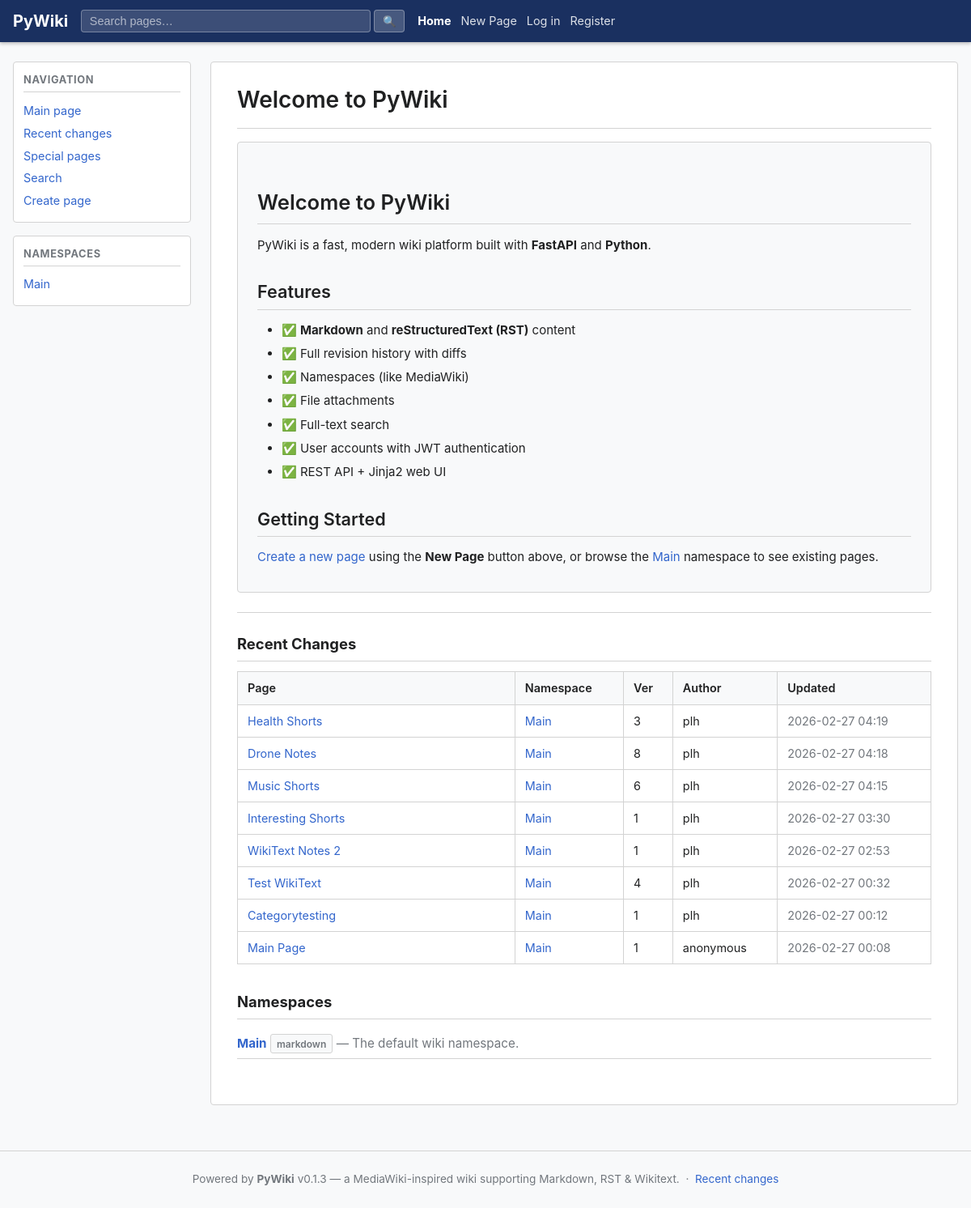
The page / on the database its author committed.
### app/models/models.py (models this page shows, shortened)
class Namespace(Base):
    __tablename__ = "namespaces"
    id:             Mapped[str]        = _uuid_col(primary_key=True)
    name:           Mapped[str]        = mapped_column(String(128), unique=True, nullable=False, index=True)
    description:    Mapped[str]        = mapped_column(Text, default="", nullable=False)
    default_format: Mapped[str]        = mapped_column(String(16), default="markdown", nullable=False)
    created_at:     Mapped[datetime]   = mapped_column(DateTime(timezone=True), default=_utcnow)
    pages: Mapped[list["Page"]] = relationship(back_populates="namespace", cascade="all, delete-orphan")

class PageVersion(Base):
    __tablename__ = "page_versions"
    __table_args__ = (
        UniqueConstraint("page_id", "version", name="uq_page_versions_page_ver"),
        Index("ix_page_versions_page_latest", "page_id", "version"),
    )
    id:         Mapped[str]        = _uuid_col(primary_key=True)
    page_id:    Mapped[str]        = mapped_column(String(36), ForeignKey("pages.id", ondelete="CASCADE"), nullable=False, index=True)
    version:    Mapped[int]        = mapped_column(Integer, nullable=False)
    content:    Mapped[str]        = mapped_column(Text, nullable=False, default="")
    format:     Mapped[str]        = mapped_column(String(16), nullable=False, default="markdown")
    rendered:   Mapped[str | None] = mapped_column(Text, nullable=True)
    author_id:  Mapped[str | None] = mapped_column(String(36), ForeignKey("users.id"), nullable=True)
    comment:    Mapped[str]        = mapped_column(String(512), default="", nullable=False)
    created_at: Mapped[datetime]   = mapped_column(DateTime(timezone=True), default=_utcnow)
    page:   Mapped["Page"]       = relationship(back_populates="versions")
    author: Mapped["User | None"] = relationship(back_populates="page_versions")

class Page(Base):
    __tablename__ = "pages"
    __table_args__ = (
        UniqueConstraint("namespace_id", "slug", name="uq_pages_ns_slug"),
    )
    id:           Mapped[str]        = _uuid_col(primary_key=True)
    namespace_id: Mapped[str]        = mapped_column(String(36), ForeignKey("namespaces.id", ondelete="CASCADE"), nullable=False, index=True)
    title:        Mapped[str]        = mapped_column(String(512), nullable=False, index=True)
    slug:         Mapped[str]        = mapped_column(String(512), nullable=False, index=True)
    created_by:   Mapped[str | None] = mapped_column(String(36), ForeignKey("users.id"), nullable=True)
    created_at:   Mapped[datetime]   = mapped_column(DateTime(timezone=True), default=_utcnow)
    namespace:   Mapped["Namespace"]           = relationship(back_populates="pages")
    creator:     Mapped["User | None"]         = relationship(foreign_keys=[created_by])
    versions:    Mapped[list["PageVersion"]]   = relationship(
        back_populates="page",
        cascade="all, delete-orphan",
        order_by="PageVersion.version",
    )
    attachments: Mapped[list["Attachment"]]   = relationship(back_populates="page", cascade="all, delete-orphan")

class User(Base):
    __tablename__ = "users"
    id:           Mapped[str]  = _uuid_col(primary_key=True)
    username:     Mapped[str]  = mapped_column(String(64),  unique=True, nullable=False, index=True)
    email:        Mapped[str]  = mapped_column(String(255), unique=True, nullable=False, index=True)
    display_name: Mapped[str]  = mapped_column(String(128), nullable=False, default="")
    password_hash:Mapped[str]  = mapped_column(String(255), nullable=False)
    is_active:    Mapped[bool] = mapped_column(Boolean, default=True, nullable=False)
    is_admin:     Mapped[bool] = mapped_column(Boolean, default=False, nullable=False)
    created_at:   Mapped[datetime] = mapped_column(DateTime(timezone=True), default=_utcnow)
    updated_at:   Mapped[datetime] = mapped_column(DateTime(timezone=True), default=_utcnow, onupdate=_utcnow)
    page_versions: Mapped[list["PageVersion"]] = relationship(back_populates="author")
    attachments:   Mapped[list["Attachment"]]  = relationship(back_populates="uploaded_by_user")

### app/ui/views.py (the view)
@router.get("/", response_class=HTMLResponse)
async def home(request: Request, db: AsyncSession = Depends(get_db)):
    user, new_token = await _current_user(request, db)
    settings = get_settings()
    featured_page = None
    try:
        ns = await ns_svc.get_namespace_by_name(db, settings.default_namespace)
        page, ver = await page_svc.get_page(db, settings.default_namespace, "main-page")
        rendered = ver.rendered or render_markup(
            ver.content, ver.format,
            namespace=settings.default_namespace,
            base_url=settings.base_url,
        )
        featured_page = {"page": page, "rendered": rendered, "namespace": settings.default_namespace}
    except HTTPException:
        pass
    recent = await page_svc.get_recent_changes(db, limit=10)
    namespaces = await ns_svc.list_namespaces(db)
    resp = templates.TemplateResponse(
        request,
        "home.html",
        _ctx(user,
             featured_page=featured_page,
             recent=recent,
             namespaces=namespaces),
    )
    _apply_new_token(resp, new_token, settings.access_token_expire_minutes)
    return resp

### app/templates/home.html (shortened to what this page needs)
{% extends "base.html" %}
{% block sidebar_extra %}
<div class="sidebar-section">
  <h3>Namespaces</h3>
  <ul>
    {% for ns in namespaces %}
    <li><a href="/wiki/{{ ns.name }}">{{ ns.name }}</a></li>
    {% else %}
    <li><em>No namespaces yet</em></li>
    {% endfor %}
  </ul>
</div>
{% endblock %}
{% block content %}
<div class="page-header">
  <h1>Welcome to {{ site_name }}</h1>
</div>
{% if featured_page %}
<div class="featured-page wiki-content">
  {{ featured_page.rendered | safe }}
</div>
<hr />
{% endif %}
<section class="home-section">
  <h2>Recent Changes</h2>
  {% if recent %}
  <table class="wiki-table">
    <thead>
      <tr>
        <th>Page</th>
        <th>Namespace</th>
        <th>Ver</th>
        <th>Author</th>
        <th>Updated</th>
      </tr>
    </thead>
    <tbody>
      {% for item in recent %}
      <tr>
        <td><a href="/wiki/{{ item.namespace }}/{{ item.slug }}">{{ item.title }}</a></td>
        <td><a href="/wiki/{{ item.namespace }}">{{ item.namespace }}</a></td>
        <td>{{ item.version }}</td>
        <td>{{ item.author }}</td>
        <td class="ts">{{ item.updated_at.strftime('%Y-%m-%d %H:%M') }}</td>
      </tr>
      {% endfor %}
    </tbody>
  </table>
  {% else %}
  <p class="muted">No pages yet. <a href="/create">Create the first page!</a></p>
  {% endif %}
</section>
<section class="home-section">
  <h2>Namespaces</h2>
  {% if namespaces %}
  <ul class="ns-list">
    {% for ns in namespaces %}
    <li>
      <a href="/wiki/{{ ns.name }}"><strong>{{ ns.name }}</strong></a>
      <span class="badge">{{ ns.default_format }}</span>
      {% if ns.description %}<span class="muted"> — {{ ns.description }}</span>{% endif %}
    </li>
    {% endfor %}
  </ul>
  {% else %}
  <p class="muted">No namespaces have been created yet.</p>
  {% endif %}
</section>
{% endblock %}

### app/static/css/wiki.css (style rules this page uses)
:root { --bg: #ffffff; --bg-alt: #f8f9fa; --border: #d3d3d3; --text: #202122; --muted: #72777d; --accent: #3366cc; --accent-hov: #2a4f9a; --danger: #cc3333; --success: #228822; --warn: #f5a623; --nav-bg: #1a3060; --nav-text: #ffffff; --sidebar-w: 220px; --max-w: 1200px; }
*, *::before, *::after { box-sizing: border-box; margin: 0; padding: 0; }
body { font-family: -apple-system, BlinkMacSystemFont, "Segoe UI", Roboto, sans-serif; font-size: 15px; line-height: 1.6; color: var(--text); background: var(--bg-alt); }
a { color: var(--accent); text-decoration: none; }
.sidebar-section { background: var(--bg); border: 1px solid var(--border); border-radius: 4px; padding: 0.75rem; margin-bottom: 1rem; }
.sidebar-section h3 { font-size: 0.8rem; text-transform: uppercase; letter-spacing: .05em; color: var(--muted); margin-bottom: 0.5rem; border-bottom: 1px solid var(--border); padding-bottom: 0.25rem; }
.sidebar-section ul { list-style: none; }
.sidebar-section li { padding: 0.15rem 0; font-size: 0.9rem; }
.page-header { display: flex; align-items: flex-start; justify-content: space-between; flex-wrap: wrap; gap: 0.5rem; margin-bottom: 1rem; padding-bottom: 0.75rem; border-bottom: 1px solid var(--border); }
.page-header h1 { font-size: 1.75rem; font-weight: 600; }
.wiki-table { width: 100%; border-collapse: collapse; font-size: 0.9rem; }
.wiki-table th, .wiki-table td { padding: 0.5rem 0.75rem; border: 1px solid var(--border); text-align: left; }
.wiki-table th { background: var(--bg-alt); font-weight: 600; }
.wiki-table td:first-child, .wiki-table th:first-child { min-width: 180px; width: 40%; }
.ts { white-space: nowrap; color: var(--muted); }
.badge { display: inline-block; padding: 0.1rem 0.45rem; border-radius: 3px; font-size: 0.75rem; font-weight: 600; background: var(--bg-alt); border: 1px solid var(--border); color: var(--muted); }
.wiki-content { line-height: 1.7; }
.wiki-content h1, .wiki-content h2, .wiki-content h3, .wiki-content h4, .wiki-content h5, .wiki-content h6 { margin: 1.25em 0 0.5em; font-weight: 600; }
.wiki-content h1 { font-size: 1.6rem; border-bottom: 1px solid var(--border); padding-bottom: 0.3rem; }
.wiki-content h2 { font-size: 1.35rem; border-bottom: 1px solid var(--border); padding-bottom: 0.2rem; }
.wiki-content p { margin: 0.75em 0; }
.wiki-content ul, .wiki-content ol { margin: 0.75em 0 0.75em 2em; }
.wiki-content li { margin: 0.25em 0; }
.home-section { margin-bottom: 2rem; }
.home-section h2 { font-size: 1.15rem; margin-bottom: 0.75rem; border-bottom: 1px solid var(--border); padding-bottom: 0.35rem; }
.ns-list { list-style: none; }
.ns-list li { padding: 0.35rem 0; border-bottom: 1px solid var(--border); font-size: 0.95rem; }
.muted { color: var(--muted); }
hr { border: none; border-top: 1px solid var(--border); margin: 1.5rem 0; }
.featured-page { margin-bottom: 1.5rem; padding: 1.25rem 1.5rem; background: var(--bg-alt); border: 1px solid var(--border); border-radius: 4px; }

### rows shown on the page
Namespace: name "Main", namespace "Main" "Main" "Main" "Main" "Main" "Main" "Main" "Main", default_format "markdown", description "The default wiki namespace."
PageVersion: rendered "Welcome to PyWiki PyWiki is a fast, modern wiki platform built with FastAPI and Python . Features ✅ Markdown and reStructuredText (RST) content ✅ Full revision history with diffs ✅ Namespaces (like MediaWiki) ✅ File attachments ✅ Full-text search ✅ User accounts with JWT authentication ✅ REST API + Jinja2 web UI Getting Started Create a new page using the New Page button above, or browse the Main namespace to see existing pages.", updated_at "2026-02-27 00:08"
Page: title "Health Shorts"
User: author "plh" "plh" "plh" "plh" "plh" "plh" "plh"
PageVersion: updated_at "2026-02-27 04:19"
Page: title "Drone Notes"
PageVersion: updated_at "2026-02-27 04:18"
Page: title "Music Shorts"
PageVersion: updated_at "2026-02-27 04:15"
Page: title "Interesting Shorts"
PageVersion: updated_at "2026-02-27 03:30"
Page: title "WikiText Notes 2"
PageVersion: updated_at "2026-02-27 02:53"
Page: title "Test WikiText"
PageVersion: updated_at "2026-02-27 00:32"
Page: title "Categorytesting"
PageVersion: updated_at "2026-02-27 00:12"
Page: title "Main Page"

### other values the page prints
{{ site_name }} "PyWiki"
{{ item.version }} "3" "8" "6" "1" "1" "4" "1" "1"
{{ item.author }} "anonymous"
{{ app_version }} "0.1.3"
